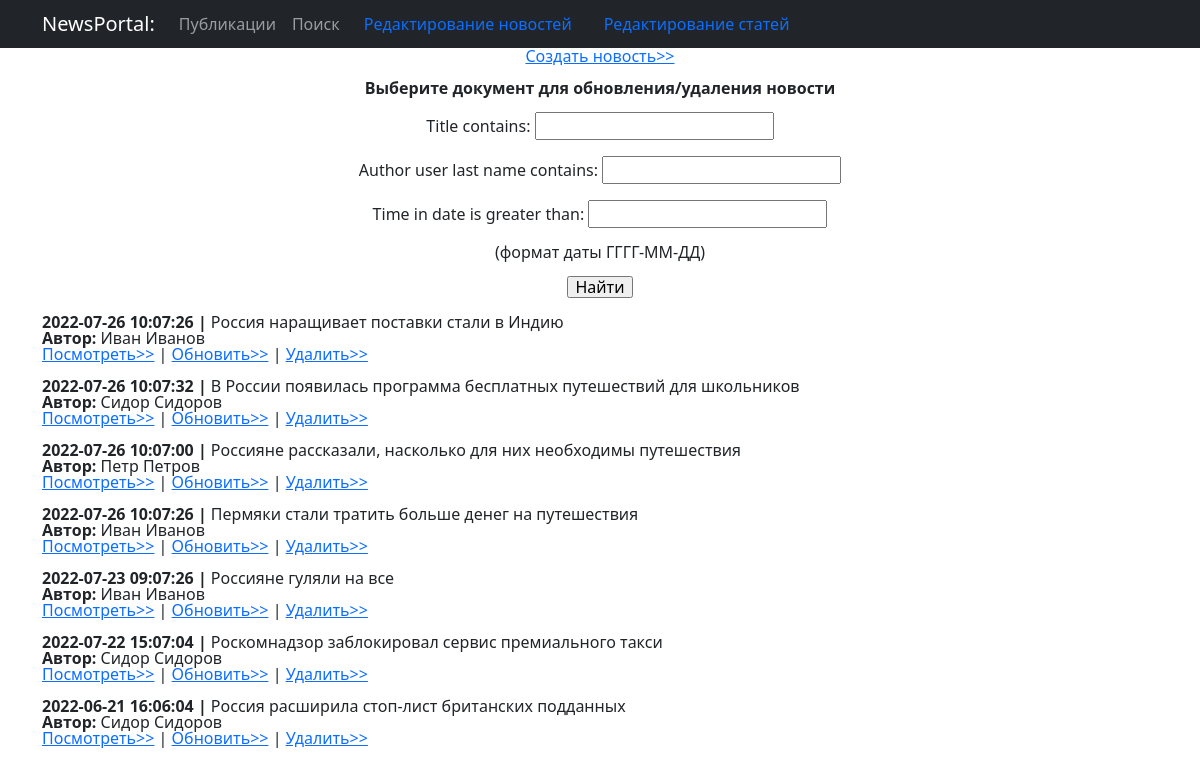
/news/news/edit/, run on the app's committed database.
### news/models.py (models this page shows, shortened)
class Post(models.Model):
    article   = 'ART'
    news      = 'NEW'
    POSITIONS = [
        (article, 'Статья'),
        (news,    'Новости')]
    kind    = models.CharField(max_length = 3, choices=POSITIONS,)
    time_in = models.DateTimeField(auto_now_add = True)
    title   = models.CharField(max_length = 255)
    text    = models.TextField()
    post_rating = models.IntegerField(default=0)
    author   = models.ForeignKey(Author, on_delete = models.CASCADE)
    category = models.ManyToManyField(Category, through = 'PostCategory')

class Author(models.Model):
    rating = models.IntegerField(default=0)
    user   = models.OneToOneField(User, on_delete=models.CASCADE, primary_key=True,)

### news/views.py (the view)
# urls.py: path('news/edit/',   NewsEdit.as_view(),   name='news_edit'),
class NewsEdit(ListView):
    model = Post
    ordering = '-time_in'
    template_name = 'news_edit.html'
    context_object_name = 'news_edit'
    def get_queryset(self):
        queryset = super().get_queryset()
        self.filterset = EditFilter(self.request.GET, queryset)
        return self.filterset.qs
    def get_context_data(self, **kwargs):
        context = super().get_context_data(**kwargs)
        context['filterset'] = self.filterset
        return context

### templates/news_edit.html (shortened to what this page needs)
{% extends 'flatpages/default.html' %}
{% load my_tags %}
{% block title %}
   <a href='/news/news/create'> Создать новость>></a> <br><br>
   <b>Выберите документ для обновления/удаления новости</b><br><br>
{% endblock title %}
{% block content %}
   <form action="" method="get">
       {{ filterset.form.as_p }}
       (формат даты ГГГГ-ММ-ДД)<br><br>
       <input type="submit" value="Найти" />
   </form><br>
   {% for post in news_edit %}
     {% if post.kind == 'NEW' %}
     <div align="left"> <b>
        {{ post.time_in|date:'Y-m-d  H:m:s' }} | </b> {{ post.title }}<br> <b>
        Автор: </b>
        {{post.author.user.first_name}} {{post.author.user.last_name}} <br>
     <a href='/news/{{post.pk}}'> Посмотреть>></a> |
     <a href='/news/news/{{post.pk}}/update'> Обновить>></a> |
     <a href='/news/news/{{post.pk}}/delete'> Удалить>></a>
     </div><br>
     {% endif %}
   {% endfor %}
{% endblock content %}

### templates/news_edit.html (style rules this page uses)
div { line-height: 1; }

### data on the page
Post: time_in "2022-07-26 10:07:26", title "Россия наращивает поставки стали в Индию", author.user.first_name "Иван", author.user.last_name "Иванов"
Post: time_in "2022-07-26 10:07:32", title "В России появилась программа бесплатных путешествий для школьников", author.user.first_name "Сидор", author.user.last_name "Сидоров"
Post: time_in "2022-07-26 10:07:00", title "Россияне рассказали, насколько для них необходимы путешествия", author.user.first_name "Петр", author.user.last_name "Петров"
Post: time_in "2022-07-26 10:07:26", title "Пермяки стали тратить больше денег на путешествия", author.user.first_name "Иван", author.user.last_name "Иванов"
Post: time_in "2022-07-23 09:07:26", title "Россияне гуляли на все", author.user.first_name "Иван", author.user.last_name "Иванов"
Post: time_in "2022-07-22 15:07:04", title "Роскомнадзор заблокировал сервис премиального такси", author.user.first_name "Сидор", author.user.last_name "Сидоров"
Post: time_in "2022-06-21 16:06:04", title "Россия расширила стоп-лист британских подданных", author.user.first_name "Сидор", author.user.last_name "Сидоров"
